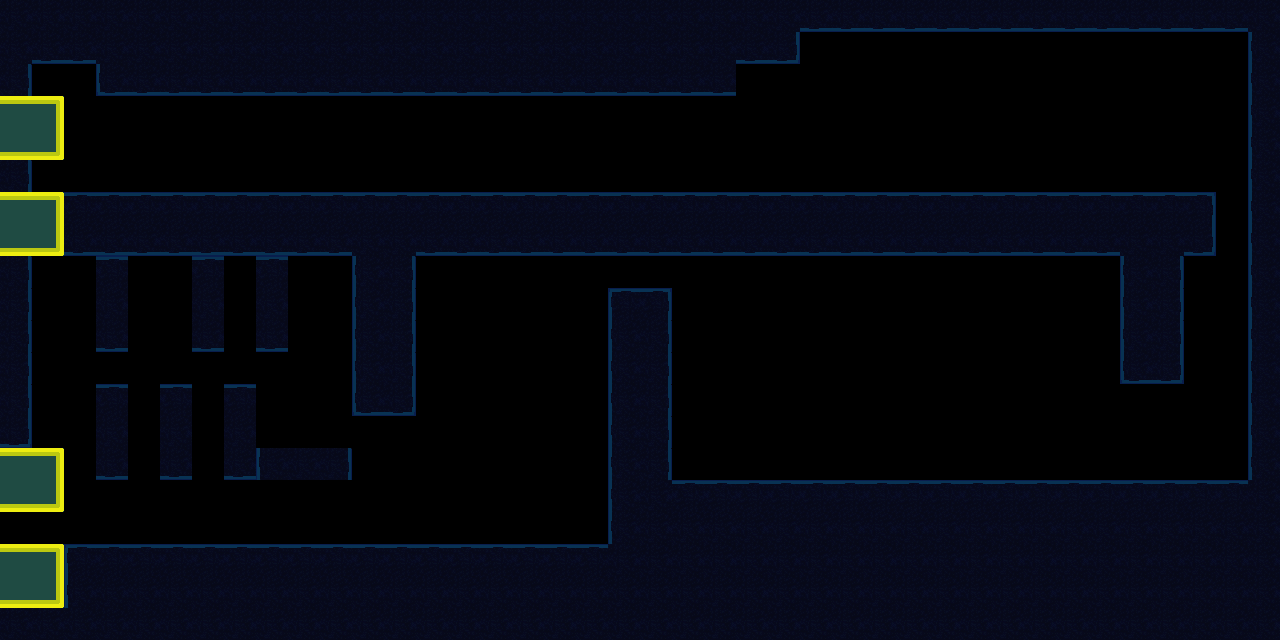

Below is a game level as drawn by its tile map, then a one-line description and the .tmx file that defines it, in full:
An orthogonal 40x20 tile map with 32x32 px tiles, 1 tile layer (Ground), 1 hidden layer not drawn, 2 tilesets and 15 objects (4x Urchin, 4x Light, Lizard, SceneSwitch, Pirahna, ...).

<map version="1.10" tiledversion="1.10.2" orientation="orthogonal" renderorder="right-down" width="40" height="20" tilewidth="32" tileheight="32" infinite="0" nextlayerid="4" nextobjectid="72">
 <editorsettings>
  <export target="../maps/Level1.tmj" format="json" />
 </editorsettings>
 <tileset firstgid="1" name="MarkingTile" tilewidth="32" tileheight="32" tilecount="1" columns="1">
  <image source="../sampleTile.png" width="32" height="32" />
  <tile id="0">
   <properties>
    <property name="collides" type="bool" value="true" />
   </properties>
  </tile>
 </tileset>
 <tileset firstgid="2" name="AquaTile" tilewidth="32" tileheight="32" tilecount="100" columns="10">
  <image source="../StaticImages/tilesheet.png" width="320" height="320" />
  <tile id="0">
   <properties>
    <property name="collides" type="bool" value="false" />
   </properties>
  </tile>
  <tile id="1">
   <properties>
    <property name="collides" type="bool" value="true" />
   </properties>
  </tile>
  <tile id="2">
   <properties>
    <property name="collides" type="bool" value="true" />
   </properties>
  </tile>
  <tile id="3">
   <properties>
    <property name="collides" type="bool" value="true" />
   </properties>
  </tile>
  <tile id="4">
   <properties>
    <property name="collides" type="bool" value="false" />
   </properties>
  </tile>
  <tile id="5">
   <properties>
    <property name="collides" type="bool" value="true" />
   </properties>
  </tile>
  <tile id="6">
   <properties>
    <property name="collides" type="bool" value="true" />
   </properties>
  </tile>
  <tile id="7">
   <properties>
    <property name="collides" type="bool" value="true" />
   </properties>
  </tile>
  <tile id="8">
   <properties>
    <property name="collides" type="bool" value="false" />
   </properties>
  </tile>
  <tile id="9">
   <properties>
    <property name="collides" type="bool" value="false" />
   </properties>
  </tile>
  <tile id="10">
   <properties>
    <property name="collides" type="bool" value="false" />
   </properties>
  </tile>
  <tile id="11">
   <properties>
    <property name="collides" type="bool" value="true" />
   </properties>
  </tile>
  <tile id="12">
   <properties>
    <property name="collides" type="bool" value="true" />
   </properties>
  </tile>
  <tile id="13">
   <properties>
    <property name="collides" type="bool" value="true" />
   </properties>
  </tile>
  <tile id="14">
   <properties>
    <property name="collides" type="bool" value="false" />
   </properties>
  </tile>
  <tile id="15">
   <properties>
    <property name="collides" type="bool" value="true" />
   </properties>
  </tile>
  <tile id="16">
   <properties>
    <property name="collides" type="bool" value="true" />
   </properties>
  </tile>
  <tile id="17">
   <properties>
    <property name="collides" type="bool" value="true" />
   </properties>
  </tile>
  <tile id="18">
   <properties>
    <property name="collides" type="bool" value="false" />
   </properties>
  </tile>
  <tile id="19">
   <properties>
    <property name="collides" type="bool" value="false" />
   </properties>
  </tile>
  <tile id="20">
   <properties>
    <property name="collides" type="bool" value="false" />
   </properties>
  </tile>
  <tile id="21">
   <properties>
    <property name="collides" type="bool" value="true" />
   </properties>
  </tile>
  <tile id="22">
   <properties>
    <property name="collides" type="bool" value="true" />
   </properties>
  </tile>
  <tile id="23">
   <properties>
    <property name="collides" type="bool" value="true" />
   </properties>
  </tile>
  <tile id="24">
   <properties>
    <property name="collides" type="bool" value="false" />
   </properties>
  </tile>
  <tile id="25">
   <properties>
    <property name="collides" type="bool" value="true" />
   </properties>
  </tile>
  <tile id="26">
   <properties>
    <property name="collides" type="bool" value="true" />
   </properties>
  </tile>
  <tile id="27">
   <properties>
    <property name="collides" type="bool" value="true" />
   </properties>
  </tile>
  <tile id="28">
   <properties>
    <property name="collides" type="bool" value="false" />
   </properties>
  </tile>
  <tile id="29">
   <properties>
    <property name="collides" type="bool" value="false" />
   </properties>
  </tile>
  <tile id="30">
   <properties>
    <property name="collides" type="bool" value="false" />
   </properties>
  </tile>
  <tile id="31">
   <properties>
    <property name="collides" type="bool" value="false" />
   </properties>
  </tile>
  <tile id="32">
   <properties>
    <property name="collides" type="bool" value="false" />
   </properties>
  </tile>
  <tile id="33">
   <properties>
    <property name="collides" type="bool" value="false" />
   </properties>
  </tile>
  <tile id="34">
   <properties>
    <property name="collides" type="bool" value="false" />
   </properties>
  </tile>
  <tile id="35">
   <properties>
    <property name="collides" type="bool" value="false" />
   </properties>
  </tile>
  <tile id="36">
   <properties>
    <property name="collides" type="bool" value="false" />
   </properties>
  </tile>
  <tile id="37">
   <properties>
    <property name="collides" type="bool" value="false" />
   </properties>
  </tile>
  <tile id="38">
   <properties>
    <property name="collides" type="bool" value="false" />
   </properties>
  </tile>
  <tile id="39">
   <properties>
    <property name="collides" type="bool" value="false" />
   </properties>
  </tile>
  <tile id="40">
   <properties>
    <property name="collides" type="bool" value="false" />
   </properties>
  </tile>
  <tile id="41">
   <properties>
    <property name="collides" type="bool" value="true" />
   </properties>
  </tile>
  <tile id="42">
   <properties>
    <property name="collides" type="bool" value="true" />
   </properties>
  </tile>
  <tile id="43">
   <properties>
    <property name="collides" type="bool" value="true" />
   </properties>
  </tile>
  <tile id="44">
   <properties>
    <property name="collides" type="bool" value="false" />
   </properties>
  </tile>
  <tile id="45">
   <properties>
    <property name="collides" type="bool" value="false" />
   </properties>
  </tile>
  <tile id="46">
   <properties>
    <property name="collides" type="bool" value="false" />
   </properties>
  </tile>
  <tile id="47">
   <properties>
    <property name="collides" type="bool" value="false" />
   </properties>
  </tile>
  <tile id="48">
   <properties>
    <property name="collides" type="bool" value="false" />
   </properties>
  </tile>
  <tile id="49">
   <properties>
    <property name="collides" type="bool" value="false" />
   </properties>
  </tile>
  <tile id="50">
   <properties>
    <property name="collides" type="bool" value="false" />
   </properties>
  </tile>
  <tile id="51">
   <properties>
    <property name="collides" type="bool" value="true" />
   </properties>
  </tile>
  <tile id="52">
   <properties>
    <property name="collides" type="bool" value="true" />
   </properties>
  </tile>
  <tile id="53">
   <properties>
    <property name="collides" type="bool" value="true" />
   </properties>
  </tile>
  <tile id="54">
   <properties>
    <property name="collides" type="bool" value="false" />
   </properties>
  </tile>
  <tile id="55">
   <properties>
    <property name="collides" type="bool" value="false" />
   </properties>
  </tile>
  <tile id="56">
   <properties>
    <property name="collides" type="bool" value="false" />
   </properties>
  </tile>
  <tile id="57">
   <properties>
    <property name="collides" type="bool" value="false" />
   </properties>
  </tile>
  <tile id="58">
   <properties>
    <property name="collides" type="bool" value="false" />
   </properties>
  </tile>
  <tile id="59">
   <properties>
    <property name="collides" type="bool" value="false" />
   </properties>
  </tile>
  <tile id="60">
   <properties>
    <property name="collides" type="bool" value="false" />
   </properties>
  </tile>
  <tile id="61">
   <properties>
    <property name="collides" type="bool" value="true" />
   </properties>
  </tile>
  <tile id="62">
   <properties>
    <property name="collides" type="bool" value="true" />
   </properties>
  </tile>
  <tile id="63">
   <properties>
    <property name="collides" type="bool" value="true" />
   </properties>
  </tile>
  <tile id="64">
   <properties>
    <property name="collides" type="bool" value="false" />
   </properties>
  </tile>
  <tile id="65">
   <properties>
    <property name="collides" type="bool" value="false" />
   </properties>
  </tile>
  <tile id="66">
   <properties>
    <property name="collides" type="bool" value="false" />
   </properties>
  </tile>
  <tile id="67">
   <properties>
    <property name="collides" type="bool" value="false" />
   </properties>
  </tile>
  <tile id="68">
   <properties>
    <property name="collides" type="bool" value="false" />
   </properties>
  </tile>
  <tile id="69">
   <properties>
    <property name="collides" type="bool" value="false" />
   </properties>
  </tile>
  <tile id="70">
   <properties>
    <property name="collides" type="bool" value="false" />
   </properties>
  </tile>
  <tile id="71">
   <properties>
    <property name="collides" type="bool" value="false" />
   </properties>
  </tile>
  <tile id="72">
   <properties>
    <property name="collides" type="bool" value="false" />
   </properties>
  </tile>
  <tile id="73">
   <properties>
    <property name="collides" type="bool" value="false" />
   </properties>
  </tile>
  <tile id="74">
   <properties>
    <property name="collides" type="bool" value="false" />
   </properties>
  </tile>
  <tile id="75">
   <properties>
    <property name="collides" type="bool" value="false" />
   </properties>
  </tile>
  <tile id="76">
   <properties>
    <property name="collides" type="bool" value="false" />
   </properties>
  </tile>
  <tile id="77">
   <properties>
    <property name="collides" type="bool" value="false" />
   </properties>
  </tile>
  <tile id="78">
   <properties>
    <property name="collides" type="bool" value="false" />
   </properties>
  </tile>
  <tile id="79">
   <properties>
    <property name="collides" type="bool" value="false" />
   </properties>
  </tile>
  <tile id="80">
   <properties>
    <property name="collides" type="bool" value="false" />
   </properties>
  </tile>
  <tile id="81">
   <properties>
    <property name="collides" type="bool" value="false" />
   </properties>
  </tile>
  <tile id="82">
   <properties>
    <property name="collides" type="bool" value="false" />
   </properties>
  </tile>
  <tile id="83">
   <properties>
    <property name="collides" type="bool" value="false" />
   </properties>
  </tile>
  <tile id="84">
   <properties>
    <property name="collides" type="bool" value="false" />
   </properties>
  </tile>
  <tile id="85">
   <properties>
    <property name="collides" type="bool" value="false" />
   </properties>
  </tile>
  <tile id="86">
   <properties>
    <property name="collides" type="bool" value="false" />
   </properties>
  </tile>
  <tile id="87">
   <properties>
    <property name="collides" type="bool" value="false" />
   </properties>
  </tile>
  <tile id="88">
   <properties>
    <property name="collides" type="bool" value="false" />
   </properties>
  </tile>
  <tile id="89">
   <properties>
    <property name="collides" type="bool" value="false" />
   </properties>
  </tile>
  <tile id="90">
   <properties>
    <property name="collides" type="bool" value="false" />
   </properties>
  </tile>
  <tile id="91">
   <properties>
    <property name="collides" type="bool" value="false" />
   </properties>
  </tile>
  <tile id="92">
   <properties>
    <property name="collides" type="bool" value="false" />
   </properties>
  </tile>
  <tile id="93">
   <properties>
    <property name="collides" type="bool" value="false" />
   </properties>
  </tile>
  <tile id="94">
   <properties>
    <property name="collides" type="bool" value="false" />
   </properties>
  </tile>
  <tile id="95">
   <properties>
    <property name="collides" type="bool" value="false" />
   </properties>
  </tile>
  <tile id="96">
   <properties>
    <property name="collides" type="bool" value="false" />
   </properties>
  </tile>
  <tile id="97">
   <properties>
    <property name="collides" type="bool" value="false" />
   </properties>
  </tile>
  <tile id="98">
   <properties>
    <property name="collides" type="bool" value="false" />
   </properties>
  </tile>
  <tile id="99">
   <properties>
    <property name="collides" type="bool" value="false" />
   </properties>
  </tile>
 </tileset>
 <layer id="1" name="Blocking" width="40" height="20" visible="0">
  <data encoding="csv">
1,1,1,1,1,1,1,1,1,1,1,1,1,1,1,1,1,1,1,1,1,1,1,1,1,1,1,1,1,1,1,1,1,1,1,1,1,1,1,1,
1,1,1,1,1,1,1,1,1,1,1,1,1,1,1,1,1,1,1,1,1,1,1,1,1,0,0,0,0,0,0,0,0,0,0,0,0,0,0,1,
1,0,0,1,1,1,1,1,1,1,1,1,1,1,1,1,1,1,1,1,1,1,1,0,0,0,0,0,0,0,0,0,0,0,0,0,0,0,0,1,
1,0,0,0,0,0,0,0,0,0,0,0,0,0,0,0,0,0,0,0,0,0,0,0,0,0,0,0,0,0,0,0,0,0,0,0,0,0,0,1,
1,0,0,0,0,0,0,0,0,0,0,0,0,0,0,0,0,0,0,0,0,0,0,0,0,0,0,0,0,0,0,0,0,0,0,0,0,0,0,1,
1,0,0,0,0,0,0,0,0,0,0,0,0,0,0,0,0,0,0,0,0,0,0,0,0,0,0,0,0,0,0,0,0,0,0,0,0,0,0,1,
1,1,1,1,1,1,1,1,1,1,1,1,1,1,1,1,1,1,1,1,1,1,1,1,1,1,1,1,1,1,1,1,1,1,1,1,0,0,0,1,
1,1,1,1,1,1,1,1,1,0,1,1,1,0,0,0,0,0,0,0,0,0,0,0,0,0,0,0,0,0,0,0,0,0,0,0,0,0,0,1,
1,1,1,1,1,1,1,1,0,0,0,1,0,0,0,0,0,0,0,0,0,0,0,0,0,0,0,0,0,0,0,0,0,0,0,0,0,0,0,1,
1,0,0,0,0,0,0,0,0,0,0,1,0,0,0,0,0,0,0,0,0,0,0,0,0,0,0,0,0,0,0,0,0,0,0,0,0,0,0,1,
1,0,0,0,0,0,0,0,0,0,0,1,0,0,0,0,0,0,0,0,1,0,0,0,0,0,0,0,0,0,0,0,0,0,0,0,0,0,0,1,
1,0,0,0,0,0,0,0,0,0,0,1,0,0,0,0,0,0,0,0,1,0,0,0,1,1,1,1,1,1,1,1,1,1,0,0,0,0,0,1,
1,0,0,0,0,0,0,0,0,0,0,1,0,0,0,0,0,0,0,0,1,0,0,0,0,0,1,1,1,1,1,0,0,0,0,0,0,0,0,1,
1,0,0,0,0,0,0,0,0,0,0,0,0,0,0,0,0,0,0,0,1,0,0,0,1,1,1,1,1,1,1,1,0,0,0,0,0,0,0,1,
1,0,0,0,0,0,0,0,0,0,0,0,0,0,0,0,0,0,0,0,1,1,1,1,1,1,1,1,1,1,1,1,1,1,0,0,0,0,0,1,
1,0,0,0,0,0,0,0,0,0,0,0,0,0,0,0,0,0,0,0,1,1,1,1,1,1,1,1,1,1,1,1,1,1,1,1,1,1,1,1,
0,0,0,0,0,0,0,0,0,0,0,0,0,0,0,0,0,0,0,0,1,1,1,1,1,1,1,1,1,1,1,1,1,1,1,1,1,1,1,1,
1,1,1,1,1,1,1,1,1,1,1,1,1,1,1,1,1,1,1,1,1,1,1,1,1,1,1,1,1,1,1,1,1,1,1,1,1,1,1,1,
1,1,1,1,1,1,1,1,1,1,1,1,1,1,1,1,1,1,1,1,1,1,1,1,1,1,1,1,1,1,1,1,1,1,1,1,1,1,1,1,
1,1,1,1,1,1,1,1,1,1,1,1,1,1,1,1,1,1,1,1,1,1,1,1,1,1,1,1,1,1,1,1,1,1,1,1,1,1,1,1
</data>
 </layer>
 <layer id="3" name="Ground" width="40" height="20">
  <data encoding="csv">
14,14,14,14,14,14,14,14,14,14,14,14,14,14,14,14,14,14,14,14,14,14,14,14,14,24,24,24,24,24,24,24,24,24,24,24,24,24,24,14,
14,24,24,14,14,14,14,14,14,14,14,14,14,14,14,14,14,14,14,14,14,14,14,24,25,0,0,0,0,0,0,0,0,0,0,0,0,0,0,13,
15,0,0,23,24,24,24,24,24,24,24,24,24,24,24,24,24,24,24,24,24,24,24,0,0,0,0,0,0,0,0,0,0,0,0,0,0,0,0,13,
44,45,0,0,0,0,0,0,0,0,0,0,0,0,0,0,0,0,0,0,0,0,0,0,0,0,0,0,0,0,0,0,0,0,0,0,0,0,0,13,
64,65,0,0,0,0,0,0,0,0,0,0,0,0,0,0,0,0,0,0,0,0,0,0,0,0,0,0,0,0,0,0,0,0,0,0,0,0,0,13,
15,0,0,0,0,0,0,0,0,0,0,0,0,0,0,0,0,0,0,0,0,0,0,0,0,0,0,0,0,0,0,0,0,0,0,0,0,0,0,13,
44,45,4,4,4,4,4,4,4,4,4,4,4,4,4,4,4,4,4,4,4,4,4,4,4,4,4,4,4,4,4,4,4,4,4,4,4,5,0,13,
64,65,24,24,24,24,24,24,24,24,24,14,14,24,24,24,24,24,24,24,24,24,24,24,24,24,24,24,24,24,24,24,24,24,24,14,14,25,0,13,
15,0,0,4,0,0,4,0,4,0,0,13,15,0,0,0,0,0,0,0,0,0,0,0,0,0,0,0,0,0,0,0,0,0,0,13,15,0,0,13,
15,0,0,14,0,0,14,0,14,0,0,13,15,0,0,0,0,0,0,3,5,0,0,0,0,0,0,0,0,0,0,0,0,0,0,13,15,0,0,13,
15,0,0,24,0,0,24,0,24,0,0,13,15,0,0,0,0,0,0,13,15,0,0,0,0,0,0,0,0,0,0,0,0,0,0,13,15,0,0,13,
15,0,0,0,0,0,0,0,0,0,0,13,15,0,0,0,0,0,0,13,15,0,0,0,0,0,0,0,0,0,0,0,0,0,0,23,25,0,0,13,
15,0,0,4,0,4,0,4,0,0,0,23,25,0,0,0,0,0,0,13,15,0,0,0,0,0,0,0,0,0,0,0,0,0,0,0,0,0,0,13,
25,0,0,14,0,14,0,14,0,0,0,0,0,0,0,0,0,0,0,13,15,0,0,0,0,0,0,0,0,0,0,0,0,0,0,0,0,0,0,13,
44,45,0,24,0,24,0,24,13,14,15,0,0,0,0,0,0,0,0,13,15,0,0,0,0,0,0,0,0,0,0,0,0,0,0,0,0,0,0,13,
64,65,0,0,0,0,0,0,0,0,0,0,0,0,0,0,0,0,0,13,14,4,4,4,4,4,4,4,4,4,4,4,4,4,4,4,4,4,4,14,
0,0,0,0,0,0,0,0,0,0,0,0,0,0,0,0,0,0,0,13,14,14,14,14,14,14,14,14,14,14,14,14,14,14,14,14,14,14,14,14,
44,45,3,4,4,4,4,4,4,4,4,4,4,4,4,4,4,4,4,14,14,14,14,14,14,14,14,14,14,14,14,14,14,14,14,14,14,14,14,14,
64,65,13,14,14,14,14,14,14,14,14,14,14,14,14,14,14,14,14,14,14,14,14,14,14,14,14,14,14,14,14,14,14,14,14,14,14,14,14,14,
14,14,14,14,14,14,14,14,14,14,14,14,14,14,14,14,14,14,14,14,14,14,14,14,14,14,14,14,14,14,14,14,14,14,14,14,14,14,14,14
</data>
 </layer>
 <objectgroup id="2" name="ObjectLayer">
  <properties>
   <property name="Level" value="Level2" />
  </properties>
  <object id="32" name="Urchin" x="399.182" y="117.637">
   <point />
  </object>
  <object id="41" name="Lizard" x="85.7576" y="186.061">
   <point />
  </object>
  <object id="42" name="SceneSwitch" x="18.7879" y="531.515">
   <properties>
    <property name="Level" value="preLevel2" />
   </properties>
   <point />
  </object>
  <object id="47" name="Urchin" x="724.001" y="119.334">
   <point />
  </object>
  <object id="52" name="Pirahna" x="930.667" y="312.667">
   <properties>
    <property name="rotation" type="int" value="90" />
   </properties>
   <point />
  </object>
  <object id="53" name="Urchin" x="1066.67" y="170">
   <point />
  </object>
  <object id="56" name="Urchin" x="1112.67" y="133">
   <point />
  </object>
  <object id="61" name="Light" x="1122.67" y="233.334">
   <properties>
    <property name="intensity" type="int" value="3" />
    <property name="radius" type="int" value="600" />
   </properties>
   <point />
  </object>
  <object id="62" name="Light" x="638" y="357.334">
   <properties>
    <property name="intensity" type="int" value="3" />
    <property name="radius" type="int" value="600" />
   </properties>
   <point />
  </object>
  <object id="63" name="Light" x="-18.6667" y="544">
   <properties>
    <property name="intensity" type="int" value="5" />
    <property name="radius" type="int" value="600" />
   </properties>
   <point />
  </object>
  <object id="64" name="Light" x="372" y="409.333">
   <properties>
    <property name="intensity" type="int" value="3" />
    <property name="radius" type="int" value="600" />
   </properties>
   <point />
  </object>
  <object id="66" name="Bubble" x="1216" y="437.333">
   <point />
  </object>
  <object id="67" name="EnemyDoor" x="640" y="256">
   <properties>
    <property name="enemy" type="object" value="52" />
   </properties>
   <point />
  </object>
  <object id="70" name="bgm" x="1.33333" y="116">
   <properties>
    <property name="key" value="underwaterdig" />
   </properties>
   <point />
  </object>
  <object id="71" x="42.6667" y="-65.3333">
   <point />
  </object>
 </objectgroup>
</map>
